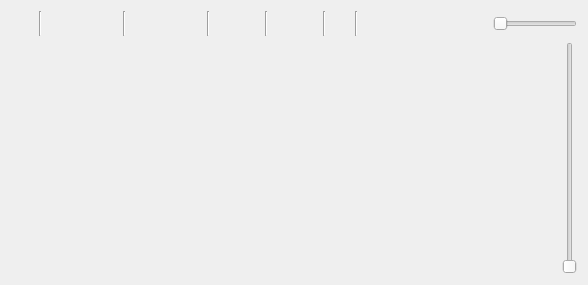
<?xml version="1.0" encoding="UTF-8"?>
<ui version="4.0">
 <class>TrackViewCurveEditor</class>
 <widget class="QWidget" name="TrackViewCurveEditor">
  <property name="geometry">
   <rect>
    <x>0</x>
    <y>0</y>
    <width>588</width>
    <height>285</height>
   </rect>
  </property>
  <layout class="QGridLayout" name="gridLayout">
   <item row="1" column="0">
    <widget class="CTrackViewSplineCtrl" name="m_wndSpline" native="true"/>
   </item>
   <item row="1" column="1">
    <widget class="QSlider" name="m_verticlSlider">
     <property name="tracking">
      <bool>false</bool>
     </property>
     <property name="orientation">
      <enum>Qt::Vertical</enum>
     </property>
    </widget>
   </item>
   <item row="0" column="0" colspan="2">
    <layout class="QHBoxLayout" name="horizontalLayout">
     <property name="spacing">
      <number>0</number>
     </property>
     <item>
      <widget class="QToolButton" name="buttonTangentAuto">
       <property name="toolTip">
        <string>Set In/Out Tangents to Auto</string>
       </property>
       <property name="icon">
        <iconset resource="TrackViewDialog.qrc">
         <normaloff>:/TrackViewCurveEditor/spline_edit_bar_00.png</normaloff>:/TrackViewCurveEditor/spline_edit_bar_00.png</iconset>
       </property>
       <property name="iconSize">
        <size>
         <width>18</width>
         <height>18</height>
        </size>
       </property>
       <property name="autoRaise">
        <bool>true</bool>
       </property>
      </widget>
     </item>
     <item>
      <widget class="Line" name="line">
       <property name="minimumSize">
        <size>
         <width>6</width>
         <height>0</height>
        </size>
       </property>
       <property name="orientation">
        <enum>Qt::Vertical</enum>
       </property>
      </widget>
     </item>
     <item>
      <widget class="QToolButton" name="buttonTangentInZero">
       <property name="toolTip">
        <string>Set In Tangent to Zero</string>
       </property>
       <property name="icon">
        <iconset resource="TrackViewDialog.qrc">
         <normaloff>:/TrackViewCurveEditor/spline_edit_bar_01.png</normaloff>:/TrackViewCurveEditor/spline_edit_bar_01.png</iconset>
       </property>
       <property name="iconSize">
        <size>
         <width>18</width>
         <height>18</height>
        </size>
       </property>
       <property name="autoRaise">
        <bool>true</bool>
       </property>
      </widget>
     </item>
     <item>
      <widget class="QToolButton" name="buttonTangentInStep">
       <property name="toolTip">
        <string>Set In Tangent to Step</string>
       </property>
       <property name="icon">
        <iconset resource="TrackViewDialog.qrc">
         <normaloff>:/TrackViewCurveEditor/spline_edit_bar_02.png</normaloff>:/TrackViewCurveEditor/spline_edit_bar_02.png</iconset>
       </property>
       <property name="iconSize">
        <size>
         <width>18</width>
         <height>18</height>
        </size>
       </property>
       <property name="autoRaise">
        <bool>true</bool>
       </property>
      </widget>
     </item>
     <item>
      <widget class="QToolButton" name="buttonTangentInLinear">
       <property name="toolTip">
        <string>Set In Tangent to Linear</string>
       </property>
       <property name="icon">
        <iconset resource="TrackViewDialog.qrc">
         <normaloff>:/TrackViewCurveEditor/spline_edit_bar_03.png</normaloff>:/TrackViewCurveEditor/spline_edit_bar_03.png</iconset>
       </property>
       <property name="iconSize">
        <size>
         <width>18</width>
         <height>18</height>
        </size>
       </property>
       <property name="autoRaise">
        <bool>true</bool>
       </property>
      </widget>
     </item>
     <item>
      <widget class="Line" name="line_2">
       <property name="minimumSize">
        <size>
         <width>6</width>
         <height>0</height>
        </size>
       </property>
       <property name="orientation">
        <enum>Qt::Vertical</enum>
       </property>
      </widget>
     </item>
     <item>
      <widget class="QToolButton" name="buttonTangentOutZero">
       <property name="toolTip">
        <string>Set Out Tangent to Zero</string>
       </property>
       <property name="icon">
        <iconset resource="TrackViewDialog.qrc">
         <normaloff>:/TrackViewCurveEditor/spline_edit_bar_04.png</normaloff>:/TrackViewCurveEditor/spline_edit_bar_04.png</iconset>
       </property>
       <property name="iconSize">
        <size>
         <width>18</width>
         <height>18</height>
        </size>
       </property>
       <property name="autoRaise">
        <bool>true</bool>
       </property>
      </widget>
     </item>
     <item>
      <widget class="QToolButton" name="buttonTangentOutStep">
       <property name="toolTip">
        <string>Set Out Tangent to Step</string>
       </property>
       <property name="icon">
        <iconset resource="TrackViewDialog.qrc">
         <normaloff>:/TrackViewCurveEditor/spline_edit_bar_05.png</normaloff>:/TrackViewCurveEditor/spline_edit_bar_05.png</iconset>
       </property>
       <property name="iconSize">
        <size>
         <width>18</width>
         <height>18</height>
        </size>
       </property>
       <property name="autoRaise">
        <bool>true</bool>
       </property>
      </widget>
     </item>
     <item>
      <widget class="QToolButton" name="buttonTangentOutLinear">
       <property name="toolTip">
        <string>Set Out Tangent to Linear</string>
       </property>
       <property name="icon">
        <iconset resource="TrackViewDialog.qrc">
         <normaloff>:/TrackViewCurveEditor/spline_edit_bar_06.png</normaloff>:/TrackViewCurveEditor/spline_edit_bar_06.png</iconset>
       </property>
       <property name="iconSize">
        <size>
         <width>18</width>
         <height>18</height>
        </size>
       </property>
       <property name="autoRaise">
        <bool>true</bool>
       </property>
      </widget>
     </item>
     <item>
      <widget class="Line" name="line_3">
       <property name="minimumSize">
        <size>
         <width>6</width>
         <height>0</height>
        </size>
       </property>
       <property name="orientation">
        <enum>Qt::Vertical</enum>
       </property>
      </widget>
     </item>
     <item>
      <widget class="QToolButton" name="buttonSplineFitX">
       <property name="toolTip">
        <string>Fit splines to the visible width</string>
       </property>
       <property name="icon">
        <iconset resource="TrackViewDialog.qrc">
         <normaloff>:/TrackViewCurveEditor/spline_edit_bar_07.png</normaloff>:/TrackViewCurveEditor/spline_edit_bar_07.png</iconset>
       </property>
       <property name="iconSize">
        <size>
         <width>18</width>
         <height>18</height>
        </size>
       </property>
       <property name="autoRaise">
        <bool>true</bool>
       </property>
      </widget>
     </item>
     <item>
      <widget class="QToolButton" name="buttonSplineFitY">
       <property name="toolTip">
        <string>Fit splines to the visible height</string>
       </property>
       <property name="icon">
        <iconset resource="TrackViewDialog.qrc">
         <normaloff>:/TrackViewCurveEditor/spline_edit_bar_08.png</normaloff>:/TrackViewCurveEditor/spline_edit_bar_08.png</iconset>
       </property>
       <property name="iconSize">
        <size>
         <width>18</width>
         <height>18</height>
        </size>
       </property>
       <property name="autoRaise">
        <bool>true</bool>
       </property>
      </widget>
     </item>
     <item>
      <widget class="Line" name="line_4">
       <property name="minimumSize">
        <size>
         <width>6</width>
         <height>0</height>
        </size>
       </property>
       <property name="orientation">
        <enum>Qt::Vertical</enum>
       </property>
      </widget>
     </item>
     <item>
      <widget class="QToolButton" name="buttonSplineSnapGridX">
       <property name="toolTip">
        <string>Snap to time grid</string>
       </property>
       <property name="icon">
        <iconset resource="TrackViewDialog.qrc">
         <normaloff>:/TrackViewCurveEditor/spline_edit_bar_09.png</normaloff>:/TrackViewCurveEditor/spline_edit_bar_09.png</iconset>
       </property>
       <property name="iconSize">
        <size>
         <width>18</width>
         <height>18</height>
        </size>
       </property>
       <property name="checkable">
        <bool>true</bool>
       </property>
       <property name="autoRaise">
        <bool>true</bool>
       </property>
      </widget>
     </item>
     <item>
      <widget class="QToolButton" name="buttonSplineSnapGridY">
       <property name="toolTip">
        <string>Snap to value grid</string>
       </property>
       <property name="icon">
        <iconset resource="TrackViewDialog.qrc">
         <normaloff>:/TrackViewCurveEditor/spline_edit_bar_10.png</normaloff>:/TrackViewCurveEditor/spline_edit_bar_10.png</iconset>
       </property>
       <property name="iconSize">
        <size>
         <width>18</width>
         <height>18</height>
        </size>
       </property>
       <property name="checkable">
        <bool>true</bool>
       </property>
       <property name="autoRaise">
        <bool>true</bool>
       </property>
      </widget>
     </item>
     <item>
      <widget class="Line" name="line_5">
       <property name="minimumSize">
        <size>
         <width>6</width>
         <height>0</height>
        </size>
       </property>
       <property name="orientation">
        <enum>Qt::Vertical</enum>
       </property>
      </widget>
     </item>
     <item>
      <widget class="QToolButton" name="buttonTangentUnify">
       <property name="toolTip">
        <string>Unify/Break Tangent Handles</string>
       </property>
       <property name="icon">
        <iconset resource="TrackViewDialog.qrc">
         <normaloff>:/TrackViewCurveEditor/spline_edit_bar_11.png</normaloff>:/TrackViewCurveEditor/spline_edit_bar_11.png</iconset>
       </property>
       <property name="iconSize">
        <size>
         <width>18</width>
         <height>18</height>
        </size>
       </property>
       <property name="checkable">
        <bool>true</bool>
       </property>
       <property name="autoRaise">
        <bool>true</bool>
       </property>
      </widget>
     </item>
     <item>
      <widget class="Line" name="line_6">
       <property name="minimumSize">
        <size>
         <width>6</width>
         <height>0</height>
        </size>
       </property>
       <property name="orientation">
        <enum>Qt::Vertical</enum>
       </property>
      </widget>
     </item>
     <item>
      <widget class="QToolButton" name="buttonFreezeKeys">
       <property name="toolTip">
        <string>Freeze/Unfreeze all keys</string>
       </property>
       <property name="icon">
        <iconset resource="TrackViewDialog.qrc">
         <normaloff>:/TrackViewCurveEditor/spline_edit_bar_12.png</normaloff>:/TrackViewCurveEditor/spline_edit_bar_12.png</iconset>
       </property>
       <property name="iconSize">
        <size>
         <width>18</width>
         <height>18</height>
        </size>
       </property>
       <property name="checkable">
        <bool>true</bool>
       </property>
       <property name="autoRaise">
        <bool>true</bool>
       </property>
      </widget>
     </item>
     <item>
      <widget class="QToolButton" name="buttonFreezeTangents">
       <property name="toolTip">
        <string>Freeze/Unfreeze all tangent handles</string>
       </property>
       <property name="icon">
        <iconset resource="TrackViewDialog.qrc">
         <normaloff>:/TrackViewCurveEditor/spline_edit_bar_13.png</normaloff>:/TrackViewCurveEditor/spline_edit_bar_13.png</iconset>
       </property>
       <property name="iconSize">
        <size>
         <width>18</width>
         <height>18</height>
        </size>
       </property>
       <property name="checkable">
        <bool>true</bool>
       </property>
       <property name="autoRaise">
        <bool>true</bool>
       </property>
      </widget>
     </item>
     <item>
      <spacer name="horizontalSpacer">
       <property name="orientation">
        <enum>Qt::Horizontal</enum>
       </property>
       <property name="sizeHint" stdset="0">
        <size>
         <width>40</width>
         <height>20</height>
        </size>
       </property>
      </spacer>
     </item>
     <item>
      <widget class="QSlider" name="m_horizonSlider">
       <property name="tracking">
        <bool>false</bool>
       </property>
       <property name="orientation">
        <enum>Qt::Horizontal</enum>
       </property>
      </widget>
     </item>
    </layout>
   </item>
  </layout>
 </widget>
 <customwidgets>
  <customwidget>
   <class>CTrackViewSplineCtrl</class>
   <extends>QWidget</extends>
   <header>TrackView/TrackViewSplineCtrl.h</header>
   <container>1</container>
  </customwidget>
 </customwidgets>
 <resources>
  <include location="TrackViewDialog.qrc"/>
 </resources>
 <connections/>
</ui>
